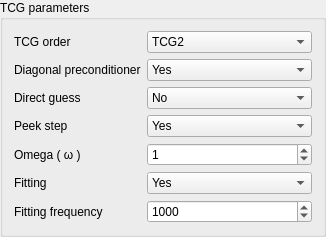
           <widget class="CollapsingGroupboxWidget" name="groupBoxTcgParameters">
            <property name="title">
             <string>TCG parameters</string>
            </property>
            <layout class="QVBoxLayout" name="verticalLayout_7">
             <item>
              <widget class="QWidget" name="widgetContainingTcgParameters" native="true">
               <property name="autoFillBackground">
                <bool>false</bool>
               </property>
               <layout class="QVBoxLayout" name="verticalLayout_4">
                <property name="leftMargin">
                 <number>0</number>
                </property>
                <property name="topMargin">
                 <number>0</number>
                </property>
                <property name="rightMargin">
                 <number>0</number>
                </property>
                <property name="bottomMargin">
                 <number>0</number>
                </property>
                <item>
                 <layout class="QHBoxLayout" name="horizontalLayout_11" stretch="1,0">
                  <item>
                   <widget class="QLabel" name="labelTcgOrder">
                    <property name="toolTip">
                     <string>&lt;html&gt;&lt;head/&gt;&lt;body&gt;&lt;p&gt;&lt;span style=&quot; font-size:9pt;&quot;&gt;Order of the TCG truncation, TCG1 or TCG2, default is TCG2.&lt;/span&gt;&lt;/p&gt;&lt;/body&gt;&lt;/html&gt;</string>
                    </property>
                    <property name="text">
                     <string>TCG order</string>
                    </property>
                   </widget>
                  </item>
                  <item>
                   <widget class="QComboBox" name="comboBoxTcgOrder">
                    <property name="minimumSize">
                     <size>
                      <width>165</width>
                      <height>0</height>
                     </size>
                    </property>
                    <property name="maximumSize">
                     <size>
                      <width>165</width>
                      <height>16777215</height>
                     </size>
                    </property>
                    <property name="toolTip">
                     <string>&lt;html&gt;&lt;head/&gt;&lt;body&gt;&lt;p&gt;&lt;span style=&quot; font-size:9pt;&quot;&gt;Order of the TCG truncation, TCG1 or TCG2, default is TCG2.&lt;/span&gt;&lt;/p&gt;&lt;/body&gt;&lt;/html&gt;</string>
                    </property>
                    <item>
                     <property name="text">
                      <string>TCG2</string>
                     </property>
                    </item>
                    <item>
                     <property name="text">
                      <string>TCG1</string>
                     </property>
                    </item>
                   </widget>
                  </item>
                 </layout>
                </item>
                <item>
                 <layout class="QHBoxLayout" name="horizontalLayout_12" stretch="1,0">
                  <item>
                   <widget class="QLabel" name="labelDiagPrec">
                    <property name="toolTip">
                     <string>&lt;html&gt;&lt;head/&gt;&lt;body&gt;&lt;p&gt;&lt;span style=&quot; font-size:9pt;&quot;&gt;Use of a diagonal preconditioner, default is yes.&lt;/span&gt;&lt;/p&gt;&lt;/body&gt;&lt;/html&gt;</string>
                    </property>
                    <property name="text">
                     <string>Diagonal preconditioner</string>
                    </property>
                   </widget>
                  </item>
                  <item>
                   <widget class="QComboBox" name="comboBoxDiagPrec">
                    <property name="minimumSize">
                     <size>
                      <width>165</width>
                      <height>0</height>
                     </size>
                    </property>
                    <property name="maximumSize">
                     <size>
                      <width>165</width>
                      <height>16777215</height>
                     </size>
                    </property>
                    <property name="toolTip">
                     <string>&lt;html&gt;&lt;head/&gt;&lt;body&gt;&lt;p&gt;&lt;span style=&quot; font-size:9pt;&quot;&gt;Use of a diagonal preconditioner, default is yes.&lt;/span&gt;&lt;/p&gt;&lt;/body&gt;&lt;/html&gt;</string>
                    </property>
                    <property name="currentIndex">
                     <number>1</number>
                    </property>
                    <item>
                     <property name="text">
                      <string>No</string>
                     </property>
                    </item>
                    <item>
                     <property name="text">
                      <string>Yes</string>
                     </property>
                    </item>
                   </widget>
                  </item>
                 </layout>
                </item>
                <item>
                 <layout class="QHBoxLayout" name="horizontalLayout_13" stretch="1,0">
                  <item>
                   <widget class="QLabel" name="labelTcgGuess">
                    <property name="toolTip">
                     <string>&lt;html&gt;&lt;head/&gt;&lt;body&gt;&lt;p&gt;&lt;span style=&quot; font-size:9pt;&quot;&gt;Use of a ”direct guess” (polarizability x permanent electric field) as a guess., default is no.&lt;/span&gt;&lt;/p&gt;&lt;/body&gt;&lt;/html&gt;</string>
                    </property>
                    <property name="text">
                     <string>Direct guess</string>
                    </property>
                   </widget>
                  </item>
                  <item>
                   <widget class="QComboBox" name="comboBoxTcgGuess">
                    <property name="minimumSize">
                     <size>
                      <width>165</width>
                      <height>0</height>
                     </size>
                    </property>
                    <property name="maximumSize">
                     <size>
                      <width>165</width>
                      <height>16777215</height>
                     </size>
                    </property>
                    <property name="toolTip">
                     <string>&lt;html&gt;&lt;head/&gt;&lt;body&gt;&lt;p&gt;&lt;span style=&quot; font-size:9pt;&quot;&gt;Use of a ”direct guess” (polarizability x permanent electric field) as a guess., default is no.&lt;/span&gt;&lt;/p&gt;&lt;/body&gt;&lt;/html&gt;</string>
                    </property>
                    <item>
                     <property name="text">
                      <string>No</string>
                     </property>
                    </item>
                    <item>
                     <property name="text">
                      <string>Yes</string>
                     </property>
                    </item>
                   </widget>
                  </item>
                 </layout>
                </item>
                <item>
                 <layout class="QHBoxLayout" name="horizontalLayout_14" stretch="1,0">
                  <item>
                   <widget class="QLabel" name="labelTcgPeek">
                    <property name="toolTip">
                     <string>&lt;html&gt;&lt;head/&gt;&lt;body&gt;&lt;p&gt;&lt;span style=&quot; font-size:9pt;&quot;&gt;Use of a peek step, default is yes. When a peek step is used, a Jacobi Over Relaxation (JOR) is applied to the TCG values of the dipoles with a parameter &lt;/span&gt;&lt;span style=&quot; font-family:'Arial Unicode MS','DejaVu Sans','Athena','Gentium','Palatino Linotype','Lucida Sans Unicode','Lucida Grande','Code2000','sans-serif'; font-size:14px; color:#202122; background-color:#fcfcfc;&quot;&gt;ω.&lt;/span&gt;&lt;span style=&quot; font-size:9pt;&quot;&gt; By default, this value is &lt;/span&gt;&lt;span style=&quot; font-family:'Arial Unicode MS','DejaVu Sans','Athena','Gentium','Palatino Linotype','Lucida Sans Unicode','Lucida Grande','Code2000','sans-serif'; font-size:14px; color:#202122; background-color:#fcfcfc;&quot;&gt;ω&lt;/span&gt;&lt;span style=&quot; font-size:9pt;&quot;&gt; = 1. (regular Jacobi step) but the following keywords can modify this.&lt;/span&gt;&lt;/p&gt;&lt;/body&gt;&lt;/html&gt;</string>
                    </property>
                    <property name="text">
                     <string>Peek step</string>
                    </property>
                   </widget>
                  </item>
                  <item>
                   <widget class="QComboBox" name="comboBoxTcgPeek">
                    <property name="minimumSize">
                     <size>
                      <width>165</width>
                      <height>0</height>
                     </size>
                    </property>
                    <property name="maximumSize">
                     <size>
                      <width>165</width>
                      <height>16777215</height>
                     </size>
                    </property>
                    <property name="toolTip">
                     <string>&lt;html&gt;&lt;head/&gt;&lt;body&gt;&lt;p&gt;&lt;span style=&quot; font-size:9pt;&quot;&gt;Use of a peek step, default is yes. When a peek step is used, a Jacobi Over Relaxation (JOR) is applied to the TCG values of the dipoles with a parameter &lt;/span&gt;&lt;span style=&quot; font-family:'Arial Unicode MS','DejaVu Sans','Athena','Gentium','Palatino Linotype','Lucida Sans Unicode','Lucida Grande','Code2000','sans-serif'; font-size:14px; color:#202122; background-color:#fcfcfc;&quot;&gt;ω.&lt;/span&gt;&lt;span style=&quot; font-size:9pt;&quot;&gt; By default, this value is &lt;/span&gt;&lt;span style=&quot; font-family:'Arial Unicode MS','DejaVu Sans','Athena','Gentium','Palatino Linotype','Lucida Sans Unicode','Lucida Grande','Code2000','sans-serif'; font-size:14px; color:#202122; background-color:#fcfcfc;&quot;&gt;ω&lt;/span&gt;&lt;span style=&quot; font-size:9pt;&quot;&gt; = 1. (regular Jacobi step) but the following keywords can modify this.&lt;/span&gt;&lt;/p&gt;&lt;/body&gt;&lt;/html&gt;</string>
                    </property>
                    <property name="currentIndex">
                     <number>1</number>
                    </property>
                    <item>
                     <property name="text">
                      <string>No</string>
                     </property>
                    </item>
                    <item>
                     <property name="text">
                      <string>Yes</string>
                     </property>
                    </item>
                   </widget>
                  </item>
                 </layout>
                </item>
                <item>
                 <widget class="QWidget" name="widgetPeekStep" native="true">
                  <layout class="QVBoxLayout" name="verticalLayout_2">
                   <property name="leftMargin">
                    <number>0</number>
                   </property>
                   <property name="topMargin">
                    <number>0</number>
                   </property>
                   <property name="rightMargin">
                    <number>0</number>
                   </property>
                   <property name="bottomMargin">
                    <number>0</number>
                   </property>
                   <item>
                    <layout class="QHBoxLayout" name="horizontalLayout_15" stretch="1,0">
                     <item>
                      <widget class="QLabel" name="labelTcgOmega">
                       <property name="toolTip">
                        <string>&lt;html&gt;&lt;head/&gt;&lt;body&gt;&lt;p&gt;&lt;span style=&quot; font-size:9pt;&quot;&gt;Value of the ω parameter&lt;/span&gt;&lt;/p&gt;&lt;/body&gt;&lt;/html&gt;</string>
                       </property>
                       <property name="text">
                        <string>Omega ( ω )</string>
                       </property>
                      </widget>
                     </item>
                     <item>
                      <widget class="QSpinBox" name="spinBoxTcgOmega">
                       <property name="minimumSize">
                        <size>
                         <width>165</width>
                         <height>0</height>
                        </size>
                       </property>
                       <property name="maximumSize">
                        <size>
                         <width>165</width>
                         <height>16777215</height>
                        </size>
                       </property>
                       <property name="toolTip">
                        <string>&lt;html&gt;&lt;head/&gt;&lt;body&gt;&lt;p&gt;&lt;span style=&quot; font-size:9pt;&quot;&gt;Value of the ω parameter&lt;/span&gt;&lt;/p&gt;&lt;/body&gt;&lt;/html&gt;</string>
                       </property>
                       <property name="value">
                        <number>1</number>
                       </property>
                      </widget>
                     </item>
                    </layout>
                   </item>
                   <item>
                    <layout class="QHBoxLayout" name="horizontalLayout_16" stretch="1,0">
                     <item>
                      <widget class="QLabel" name="labelTcgMegaFit">
                       <property name="toolTip">
                        <string>&lt;html&gt;&lt;head/&gt;&lt;body&gt;&lt;p&gt;Impose a regular fitting of the ω parameter to match at regular intervals the fully converged polarization energy.&lt;/p&gt;&lt;/body&gt;&lt;/html&gt;</string>
                       </property>
                       <property name="text">
                        <string>Fitting</string>
                       </property>
                      </widget>
                     </item>
                     <item>
                      <widget class="QComboBox" name="comboBoxTcgMegaFit">
                       <property name="minimumSize">
                        <size>
                         <width>165</width>
                         <height>0</height>
                        </size>
                       </property>
                       <property name="maximumSize">
                        <size>
                         <width>165</width>
                         <height>16777215</height>
                        </size>
                       </property>
                       <property name="toolTip">
                        <string>&lt;html&gt;&lt;head/&gt;&lt;body&gt;&lt;p&gt;Impose a regular fitting of the ω parameter to match at regular intervals the fully converged polarization energy.&lt;/p&gt;&lt;/body&gt;&lt;/html&gt;</string>
                       </property>
                       <property name="currentIndex">
                        <number>1</number>
                       </property>
                       <item>
                        <property name="text">
                         <string>No</string>
                        </property>
                       </item>
                       <item>
                        <property name="text">
                         <string>Yes</string>
                        </property>
                       </item>
                      </widget>
                     </item>
                    </layout>
                   </item>
                   <item>
                    <layout class="QHBoxLayout" name="horizontalLayout_17" stretch="1,0">
                     <item>
                      <widget class="QLabel" name="labelTcgMegaFitFreq">
                       <property name="toolTip">
                        <string>&lt;html&gt;&lt;head/&gt;&lt;body&gt;&lt;p&gt;Number of timesteps between two updates of the fitted ω parameter. The default of x is 1000.&lt;/p&gt;&lt;/body&gt;&lt;/html&gt;</string>
                       </property>
                       <property name="text">
                        <string>Fitting frequency</string>
                       </property>
                      </widget>
                     </item>
                     <item>
                      <widget class="QSpinBox" name="spinBoxTcgMegaFitFreq">
                       <property name="minimumSize">
                        <size>
                         <width>165</width>
                         <height>0</height>
                        </size>
                       </property>
                       <property name="maximumSize">
                        <size>
                         <width>165</width>
                         <height>16777215</height>
                        </size>
                       </property>
                       <property name="toolTip">
                        <string>&lt;html&gt;&lt;head/&gt;&lt;body&gt;&lt;p&gt;Number of timesteps between two updates of the fitted ω parameter. The default of x is 1000.&lt;/p&gt;&lt;/body&gt;&lt;/html&gt;</string>
                       </property>
                       <property name="maximum">
                        <number>100000000</number>
                       </property>
                       <property name="value">
                        <number>1000</number>
                       </property>
                      </widget>
                     </item>
                    </layout>
                   </item>
                  </layout>
                 </widget>
                </item>
               </layout>
              </widget>
             </item>
            </layout>
           </widget>
